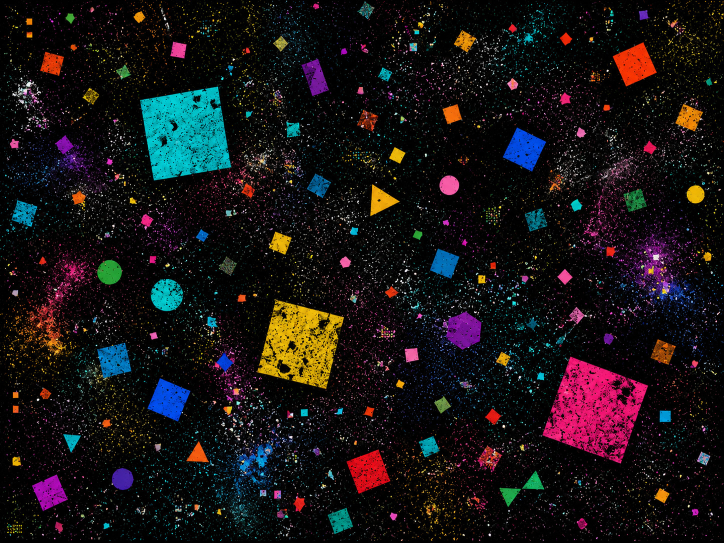
#> input picture cvtest.jpeg, 1448 x 1086 px (shown at 1/2 size)
$ jupyter execute 'CV Module 1.ipynb'
#> lines starting #> are read from the running program, lines starting #| are printed output that depends on the picture; long printed decimals are rounded
Importing required libraries.

[cell 1]
import cv2
import numpy as np
import matplotlib.pyplot as plt

Displaying image using cv2.imshow().

[cell 2]
raw = cv2.imread("cvtest.jpeg")
#> raw is the input picture: shape (1086, 1448, 3); mean B, G, R 21.3, 19.8, 23.8

if raw is None:
    print("Image not found. Check filename/path.")
else:
    cv2.imshow("raw", raw)
    cv2.waitKey(0)
    cv2.destroyAllWindows()

Displaying image using plt.imshow().

[cell 3]
img_rgb = cv2.cvtColor(raw, cv2.COLOR_BGR2RGB)

plt.imshow(img_rgb)
plt.axis("off")
plt.show()

print(raw.shape)
#| (1086, 1448, 3)
print(raw[10, 10])
#| [0 1 0]

Displaying a red square and a green line.

[cell 4]
sample = np.zeros((100, 100, 3), dtype=np.uint8)
print(sample.shape)

sample[10:40, 10:40] = [255, 0, 0]

sample[49:52, :] = [0, 255, 0]

plt.imshow(sample)
plt.axis("off")
plt.show()
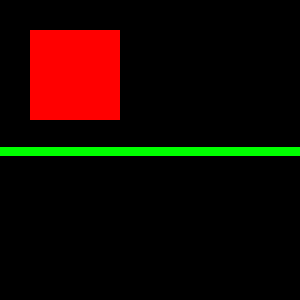
#> shown: shape (100, 100, 3) (shown 3 times larger); mean R, G, B 22.9, 7.7, 0

Creating a boolean mask and displaying it.

[cell 5]
mask = np.zeros((100, 100), dtype = bool)
mask[20:30, 20:30] = True
plt.imshow(mask, cmap = "gray")
plt.axis("off")
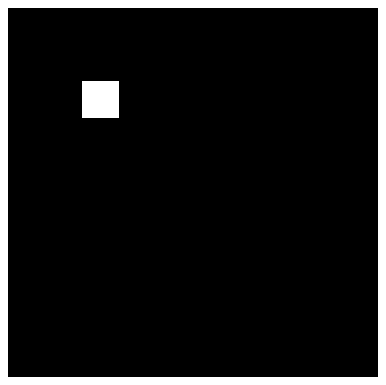
#> figure drawn by matplotlib, 1 panel

Applying the boolean mask to sample.

[cell 6]
sample[mask] = (255, 255, 255)
plt.imshow(sample)
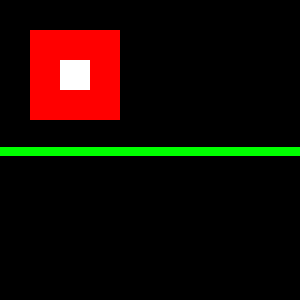
#> shown: shape (100, 100, 3) (shown 3 times larger); mean R, G, B 22.9, 10.2, 2.5

Creating another image.

[cell 7]
img = np.zeros((100, 100, 3), dtype=np.uint8)
print(img.shape)

img[0:100, 90:100] = [255, 0, 0]

img[0:10, 0:100] = [0, 255, 0]

img[30:70, 30:70] = [0, 0, 255]

plt.imshow(img)
plt.axis("off")
plt.show()
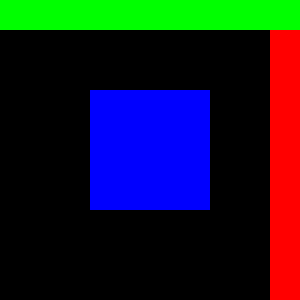
#> shown: shape (100, 100, 3) (shown 3 times larger); mean R, G, B 22.9, 25.5, 40.8

Using boolean masks to count pixels within a certain range in a random integer array.

[cell 8]
arr = np.random.randint(0, 256, size = (50, 50), dtype = np.uint8)

mask_200 = arr>200

count_200 = np.sum(mask_200)
print("Pixels > 200:", count_200)

mask_255 = arr==200

count_255 = np.sum(mask_255)
print("Pixels = 255:", count_255)

Creating blue, green and red channels and displaying them with the original image.

[cell 9]
blue = raw[:, :, 0]
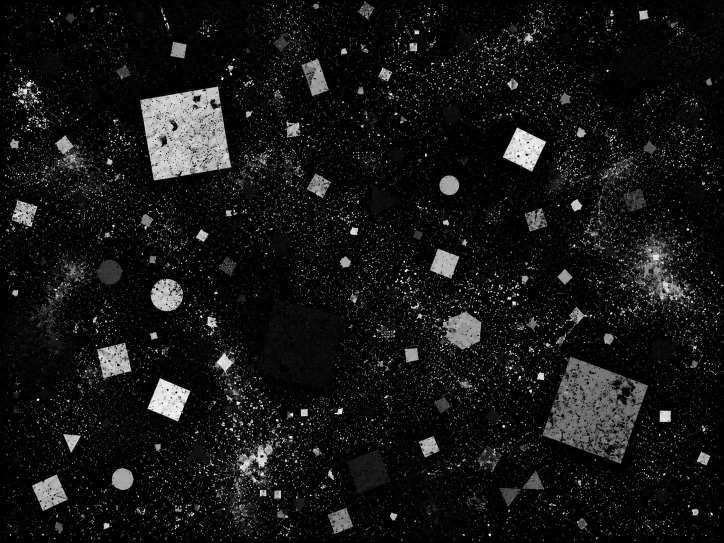
#> blue: shape (1086, 1448) (shown at 1/2 size); min 0, max 255, mean 21.3
green = raw[:, :, 1]
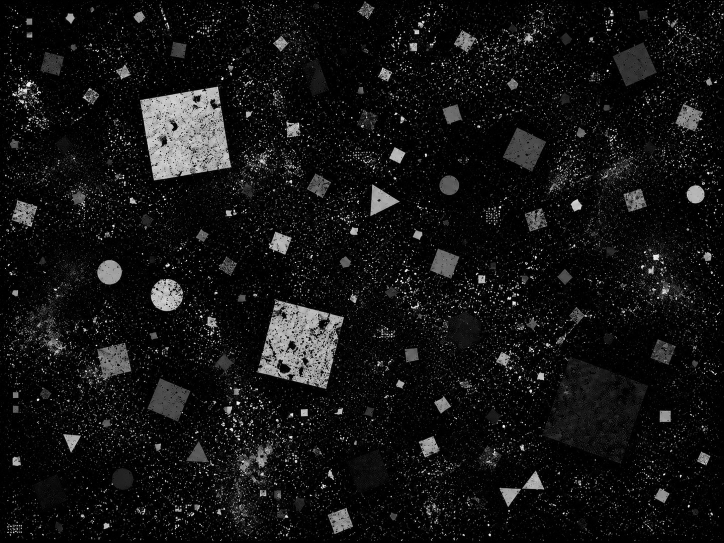
#> green: shape (1086, 1448) (shown at 1/2 size); min 0, max 255, mean 19.8
red = raw[:, :, 2]
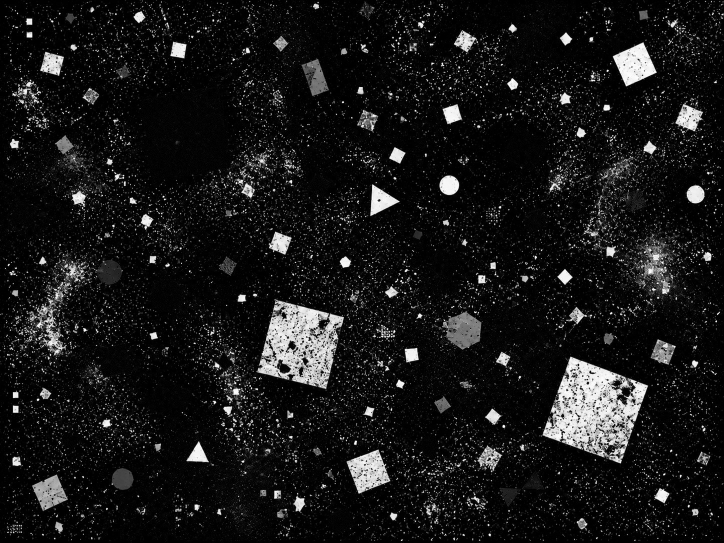
#> red: shape (1086, 1448) (shown at 1/2 size); min 0, max 255, mean 23.8

plt.subplots(nrows = 2, ncols = 2)

plt.subplot(221)
plt.imshow(img_rgb)
plt.axis("off")
plt.title("Image")

plt.subplot(222)
plt.imshow(blue, cmap="grey")
plt.axis("off")
plt.title("Blue Channel")

plt.subplot(223)
plt.imshow(green, cmap="grey")
plt.axis("off")
plt.title("Green Channel")

plt.subplot(224)
plt.imshow(red,  cmap="grey")
plt.axis("off")
plt.title("Red Channel")
plt.show()

print("Blue Channel Mean = ", np.mean(blue))
#| Blue Channel Mean =  21.297
print("Green Channel Mean = ", np.mean(green))
#| Green Channel Mean =  19.801
print("Red Channel Mean = ", np.mean(red))
#| Red Channel Mean =  23.814
